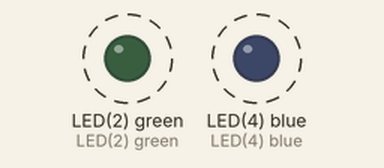
Simulated run of this program. Board: pyboard running MicroPython. On the bench: output pins drawn as LEDs (lit = HIGH). Dashed ring = blinking. Library files of the repository ran but are not shown: 1 file(s).

Above: at 0.02 s.
Timing chart, 0 to 3.0 s (numbered marks = the images above):
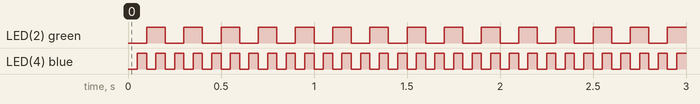

Measured:
- by itself, LED(2) green: alternates HIGH for 0.10 s and LOW for 0.10 s
- by itself, LED(4) blue: alternates HIGH for 0.05 s and LOW for 0.05 s

The program:

main.py
```python
# main.py -- put your code here!

from pyb import Timer

tim4 = pyb.Timer(4)
tim7 = pyb.Timer(7)
tim4.init(freq=10)
tim7.init(freq=20)
led1 = pyb.LED(2)
led2 = pyb.LED(4)
tim4.callback(lambda t:led1.toggle())
tim7.callback(lambda t:led2.toggle())
```
